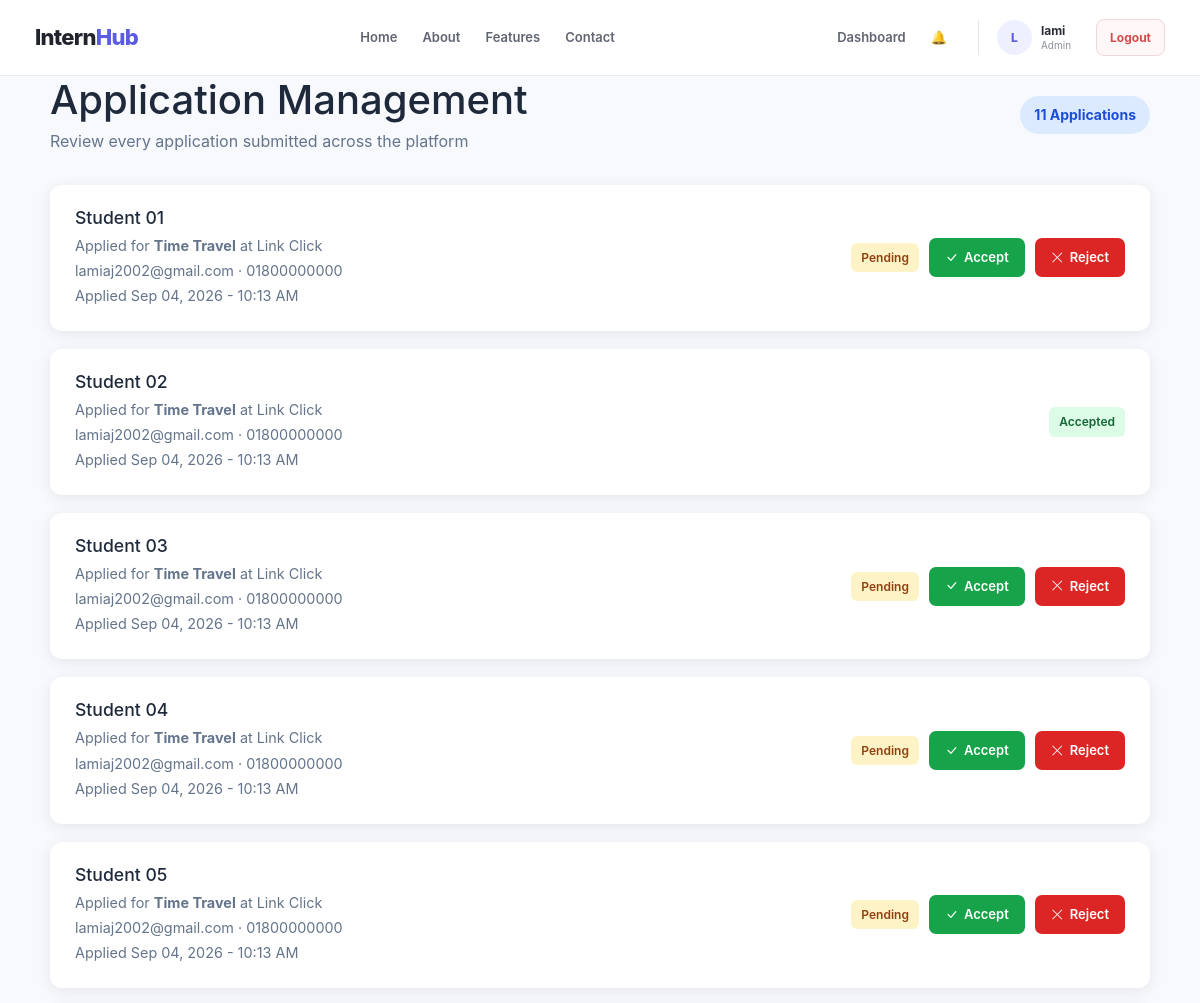
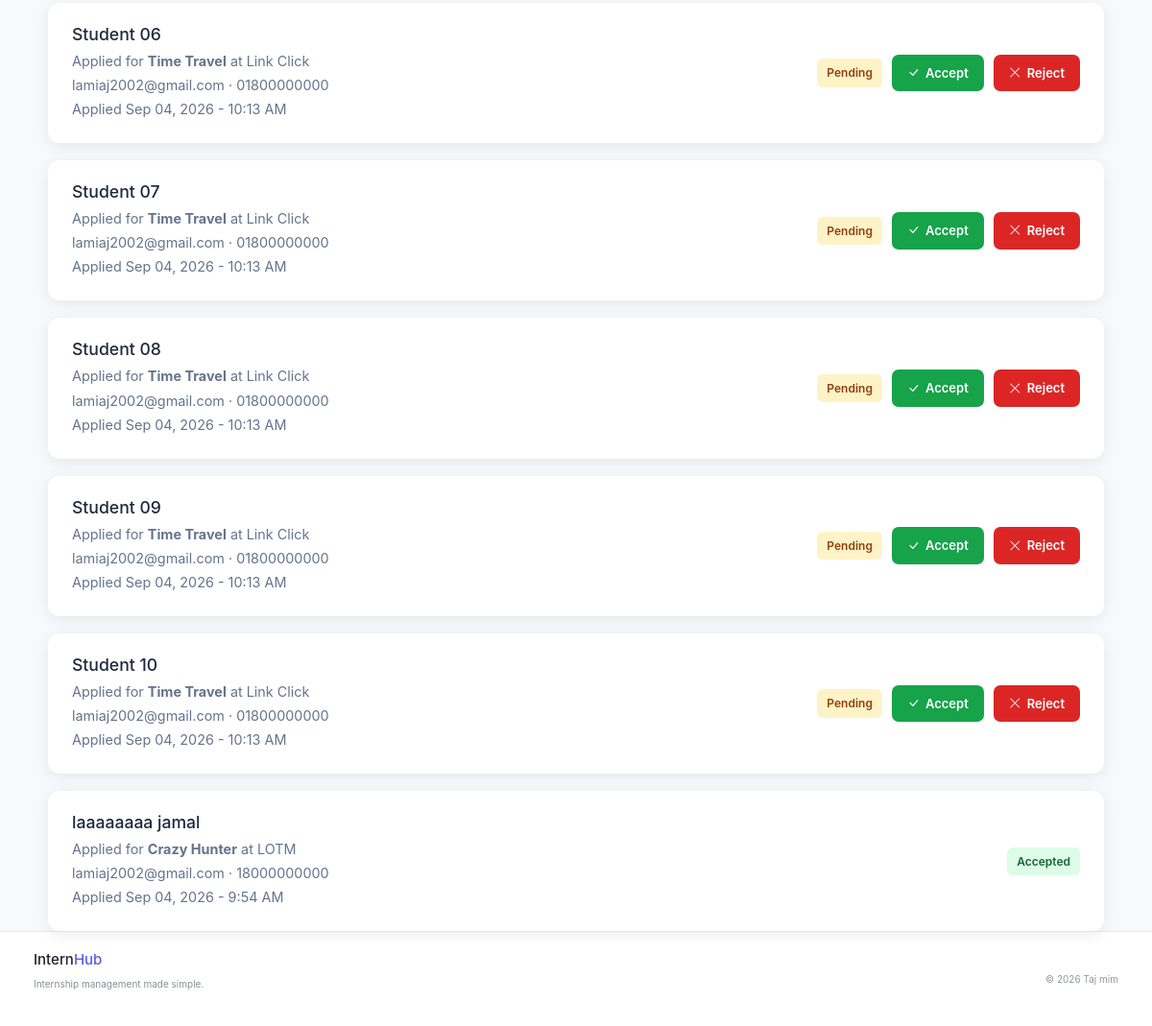
The app's page /CRUD_application/ (signed in) with its own data (2 pictures, top to bottom).
### accounts/models.py (models this page shows, shortened)
class User(AbstractUser):
    class Role(models.TextChoices):
        STUDENT = "STUDENT", "Student"
        COMPANY = "COMPANY", "Company"
        ADMIN = "ADMIN", "Admin"
    email = models.EmailField(unique=True)
    role = models.CharField(
        max_length=20,
        choices=Role.choices,
        default=Role.STUDENT
    )
    objects = CustomUserManager()

class Apply(models.Model):
    id = models.AutoField(
        primary_key=True
    )
    job = models.ForeignKey(
        Job,
        on_delete=models.CASCADE,
        related_name="applications"
    )
    user = models.ForeignKey(
        User,
        on_delete=models.CASCADE,
        related_name="applications",
        limit_choices_to={"role": User.Role.STUDENT}
    )
    full_name = models.CharField(
        max_length=255
    )
    email = models.EmailField()
    phone = models.CharField(max_length=20,default="18000000000")
    resume_file = models.FileField(
        upload_to="resumes/"
    )
    resume_file_name = models.CharField(
        max_length=255,
        blank=True
    )
    cover_letter_file = models.FileField(
        upload_to="cover_letters/",
        blank=True,
        null=True
    )
    cover_letter_file_name = models.CharField(
        max_length=255,
        blank=True
    )
    class Status(models.TextChoices):
        PENDING = "Pending", "Pending"
        ACCEPTED = "Accepted", "Accepted"
        REJECTED = "Rejected", "Rejected"
    status = models.CharField(
        max_length=20,
        choices=Status.choices,
        default=Status.PENDING
    )
    applied_date = models.DateTimeField(
        auto_now_add=True
    )

### opportunity_portal/models.py (models this page shows, shortened)
class Job(models.Model):
    JOB_TYPE_CHOICES = (
        ('Full Time', 'Full Time'),
        ('Part Time', 'Part Time'),
        ('Internship', 'Internship'),
        ('Remote', 'Remote'),
    )
    title = models.CharField(max_length=200)
    organization = models.CharField(max_length=200)
    description = models.TextField()
    location = models.CharField(max_length=200)
    job_type = models.CharField(
        max_length=50,
        choices=JOB_TYPE_CHOICES
    )
    salary = models.CharField(
        max_length=100,
        blank=True
    )
    deadline = models.DateField()
    created_at = models.DateTimeField(
        auto_now_add=True
    )

### internship/views.py (the view)
# urls.py: path("CRUD_application/", views.CRUD_application, name="CRUD_application"),
@login_required
def CRUD_application(request):
    if request.user.role != User.Role.ADMIN:
        return redirect("dashboard")
    applications = Application.objects.select_related(
        "job",
        "user"
    ).order_by("-applied_date")
    return render(
        request,
        "CRUD_application.html",
        {
            "applications": applications
        }
    )

### accounts/context_processors.py (called while the page is built)
def notifications(request):
    if not request.user.is_authenticated:
        return {
            "unread_notifications_count": 0,
            "nav_notifications": [],
        }
    user_notifications = Notification.objects.filter(
        user=request.user
    )
    return {
        "unread_notifications_count": user_notifications.filter(
            is_read=False
        ).count(),
        "nav_notifications": user_notifications[:5],
    }

### internship/templates/CRUD_application.html (shortened to what this page needs)
{% extends 'accounts/base.html' %}
{% block content %}
<div class="page-container">
    <div class="page-header">
        <div>
            <h1 class="page-title">
                Application Management
            </h1>
            <p class="page-subtitle">
                Review every application submitted across the platform
            </p>
        </div>
        <span class="job-count">
            {{ applications|length }} Applications
        </span>
    </div>
    {% if applications %}
        <div class="app-list">
            {% for application in applications %}
                <div class="app-card">
                    <div>
                        <h2>
                            {{ application.full_name }}
                        </h2>
                        <p class="app-meta">
                            Applied for <strong>{{ application.job.title }}</strong>
                            at {{ application.job.organization }}
                        </p>
                        <p class="app-meta">
                            {{ application.email }} &middot; {{ application.phone }}
                        </p>
                        <p class="app-meta">
                            Applied {{ application.applied_date|date:"M d, Y - g:i A" }}
                        </p>
                    </div>
                    <div class="app-actions">
                        {% if application.status|lower == "accepted" %}
                            <span class="status status-accepted">
                                Accepted
                            </span>
                        {% elif application.status|lower == "rejected" %}
                            <span class="status status-rejected">
                                Rejected
                            </span>
                        {% else %}
                            <span class="status status-pending">
                                Pending
                            </span>
                            <form
                                method="POST"
                                action="{% url 'update_application_status' application.id 'accepted' %}"
                            >
                                <button type="submit" class="action-btn accept-btn">
                                    <i class="bi bi-check-lg"></i>
                                    Accept
                                </button>
                            </form>
                            <form
                                method="POST"
                                action="{% url 'update_application_status' application.id 'rejected' %}"
                            >
                                <button type="submit" class="action-btn reject-btn">
                                    <i class="bi bi-x-lg"></i>
                                    Reject
                                </button>
                            </form>
                        {% endif %}
                    </div>
                </div>
            {% endfor %}
        </div>
    {% endif %}
</div>
{% endblock %}

### accounts/templates/accounts/base.html (shortened to what this page needs)
{% load static %}
<!DOCTYPE html>
<html lang="en">
<head>
    <link  href="https://cdn.jsdelivr.net/npm/bootstrap@5.3.3/dist/css/bootstrap.min.css" rel="stylesheet">
    <link href="https://cdn.jsdelivr.net/npm/bootstrap@5.3.2/dist/css/bootstrap.min.css" rel="stylesheet">
    <link href="https://cdn.jsdelivr.net/npm/bootstrap-icons@1.11.3/font/bootstrap-icons.min.css" rel="stylesheet">
    <link rel="stylesheet" href="{% static 'accounts/css/style.css' %}">
</head>
<body>
<header class="navbar">
    <div class="navbar-container">
        <a
            href="{% url 'dashboard' %}"
            class="logo"
        >
            Intern<span>Hub</span>
        </a>
        <nav class="nav-links">
            {% if user.is_authenticated %}
                <a href="{% url 'job_list' %}">
                    Home
                </a>
            {% else %}
                <a href="{% url 'home' %}">
                    Home
                </a>
            {% endif %}
            <a href="{% url 'home' %}#about">
                About
            </a>
            <a href="{% url 'home' %}#features">
                Features
            </a>
            <a href="{% url 'home' %}#contact">
                Contact
            </a>
        </nav>
        {% if user.is_authenticated %}
            <nav class="nav-links">
                {% if user.role == "STUDENT" %}
                    <a href="{% url 'applicant_dashboard' %}">
                        Dashboard
                    </a>
                    <a onclick="openBookmarks()" style="cursor: pointer;">
                        🔖Bookmarks
                        ({{ bookmarks|length }})
                    </a>
                {% elif user.role == "COMPANY" %}
                    <a href="{% url 'company_dashboard' %}">
                        Dashboard
                    </a>
                {% elif user.role == "ADMIN" %}
                    <a href="{% url 'admin_dashboard' %}">
                        Dashboard
                    </a>
                {% endif %}
                <a
                    href="{% url 'notifications' %}"
                    class="nav-bell"
                    title="Notifications"
                >
                    🔔
                </a>
                <div class="nav-user">
                    <div class="nav-avatar">
                        {{ user.username|first|upper }}
                    </div>
                    <div class="nav-user-info">
                        <strong>
                            {{ user.username }}
                        </strong>
                        <span>
                            {{ user.role|title }}
                        </span>
                    </div>
                </div>
                <a
                    href="{% url 'logout' %}"
                    class="logout-button"
                >
                    Logout
                </a>
            </nav>
        {% endif %}
    </div>
</header>
<main>
    {% block content %}
    {% endblock %}
</main>
<footer class="footer">
    <div class="footer-container">
        <div>
            <h3>
                Intern<span>Hub</span>
            </h3>
            <p>
                Internship management made simple.
            </p>
        </div>
        <div class="footer-right">
            {% block footer_message %}
                © 2026 Taj mim
            {% endblock %}
        </div>
    </div>
</footer>
{% include "internship/bookmark_modal.html" %}
</body>
</html>

### static/accounts/css/style.css (style rules this page uses)
* { margin: 0; padding: 0; box-sizing: border-box; }
html { scroll-behavior: smooth; }
body { font-family: Inter, -apple-system, BlinkMacSystemFont, "Segoe UI", sans-serif; background: #f8f9fc; color: #20232d; line-height: 1.6; }
a { text-decoration: none; color: inherit; }
button, input { font-family: inherit; }
.navbar { width: 100%; height: 76px; background: #ffffff; border-bottom: 1px solid #e8eaf0; position: relative; z-index: 100; }
.navbar-container { width: 100%; max-width: 1180px; height: 100%; margin: 0 auto; padding: 0 25px; display: flex; align-items: center; justify-content: space-between; }
.logo { font-size: 22px; font-weight: 800; letter-spacing: -0.7px; color: #20232d; }
.logo span { color: #5b5ce2; }
.nav-links { display: flex; align-items: center; gap: 25px; }
.nav-links > a:not(.nav-button):not(.logout-button) { color: #606572; font-size: 13px; font-weight: 600; transition: 0.2s ease; }
.nav-bell { position: relative; display: inline-flex; align-items: center; justify-content: center; font-size: 1.2rem; margin-right: 6px; }
.nav-user { display: flex; align-items: center; gap: 9px; padding-left: 18px; border-left: 1px solid #e5e7ed; }
.nav-avatar { width: 35px; height: 35px; border-radius: 50%; display: flex; align-items: center; justify-content: center; background: #eef0ff; color: #5b5ce2; font-size: 12px; font-weight: 800; }
.nav-user-info { display: flex; flex-direction: column; gap: 0; }
.nav-user-info strong { color: #292c36; font-size: 12px; line-height: 1.3; }
.nav-user-info span { color: #8b8f99; font-size: 10px; text-transform: capitalize; line-height: 1.3; }
.logout-button { padding: 8px 13px; border: 1px solid #f0d6d6; border-radius: 8px; background: #fff7f7; color: #d34b4b !important; font-size: 12px !important; font-weight: 700 !important; transition: all 0.2s ease; }
main { min-height: calc(100vh - 150px); }
.footer { width: 100%; background: #ffffff; border-top: 1px solid #e8eaf0; }
.footer-container { max-width: 1180px; min-height: 75px; margin: 0 auto; padding: 20px 25px; display: flex; align-items: center; justify-content: space-between; }
.footer h3 { color: #20232d; font-size: 15px; }
.footer h3 span { color: #5b5ce2; }
.footer p { margin-top: 2px; color: #8a8e99; font-size: 10px; }
.footer-right { color: #9296a0; font-size: 10px; }

### internship/templates/CRUD_application.html (style rules this page uses)
.page-container { max-width: 1100px; margin: auto; }
.page-header { display: flex; justify-content: space-between; align-items: center; margin-bottom: 30px; flex-wrap: wrap; gap: 15px; }
.page-title { margin: 0; color: #1e293b; }
.page-subtitle { color: #64748b; margin-top: 5px; margin-bottom: 0; }
.job-count { background: #dbeafe; color: #1d4ed8; padding: 8px 14px; border-radius: 20px; font-weight: bold; font-size: 14px; }
.app-list { display: flex; flex-direction: column; gap: 18px; }
.app-card { background: white; padding: 22px 25px; border-radius: 12px; box-shadow: 0 3px 15px rgba(0,0,0,0.08); display: flex; justify-content: space-between; align-items: center; flex-wrap: wrap; gap: 16px; }
.app-card h2 { margin: 0 0 6px 0; font-size: 1.1rem; color: #1e293b; }
.app-meta { color: #64748b; font-size: 0.9rem; margin: 2px 0; }
.status { display: inline-block; padding: 5px 10px; border-radius: 6px; font-size: 12px; font-weight: 600; white-space: nowrap; }
.status-pending { background: #fef3c7; color: #92400e; }
.status-accepted { background: #dcfce7; color: #166534; }
.app-actions { display: flex; align-items: center; gap: 10px; flex-wrap: wrap; }
.action-btn { border: none; padding: 9px 16px; border-radius: 7px; font-weight: 600; font-size: 13px; cursor: pointer; text-decoration: none; display: inline-flex; align-items: center; gap: 6px; }
.accept-btn { background: #16a34a; color: white; }
.reject-btn { background: #dc2626; color: white; }

### records on screen
User: username|first "L", username "lami", role "Admin"
Apply: full_name "Student 01", job "Time Travel", job.organization "Link Click", email "lamiaj2002@gmail.com", phone "01800000000", applied_date "Sep 04, 2026 - 10:13 AM", status "Pending"
Apply: full_name "Student 02", job "Time Travel", job.organization "Link Click", email "lamiaj2002@gmail.com", phone "01800000000", applied_date "Sep 04, 2026 - 10:13 AM", status "Accepted"
Apply: full_name "Student 03", job "Time Travel", job.organization "Link Click", email "lamiaj2002@gmail.com", phone "01800000000", applied_date "Sep 04, 2026 - 10:13 AM", status "Pending"
Apply: full_name "Student 04", job "Time Travel", job.organization "Link Click", email "lamiaj2002@gmail.com", phone "01800000000", applied_date "Sep 04, 2026 - 10:13 AM", status "Pending"
Apply: full_name "Student 05", job "Time Travel", job.organization "Link Click", email "lamiaj2002@gmail.com", phone "01800000000", applied_date "Sep 04, 2026 - 10:13 AM", status "Pending"
Apply: full_name "Student 06", job "Time Travel", job.organization "Link Click", email "lamiaj2002@gmail.com", phone "01800000000", applied_date "Sep 04, 2026 - 10:13 AM", status "Pending"
Apply: full_name "Student 07", job "Time Travel", job.organization "Link Click", email "lamiaj2002@gmail.com", phone "01800000000", applied_date "Sep 04, 2026 - 10:13 AM", status "Pending"
Apply: full_name "Student 08", job "Time Travel", job.organization "Link Click", email "lamiaj2002@gmail.com", phone "01800000000", applied_date "Sep 04, 2026 - 10:13 AM", status "Pending"
Apply: full_name "Student 09", job "Time Travel", job.organization "Link Click", email "lamiaj2002@gmail.com", phone "01800000000", applied_date "Sep 04, 2026 - 10:13 AM", status "Pending"
Apply: full_name "Student 10", job "Time Travel", job.organization "Link Click", email "lamiaj2002@gmail.com", phone "01800000000", applied_date "Sep 04, 2026 - 10:13 AM", status "Pending"
Apply: full_name "laaaaaaaa jamal", job "Crazy Hunter", job.organization "LOTM", email "lamiaj2002@gmail.com", phone "18000000000", applied_date "Sep 04, 2026 - 9:54 AM", status "Accepted"

### other values on screen
{{ applications|length }} "11"
